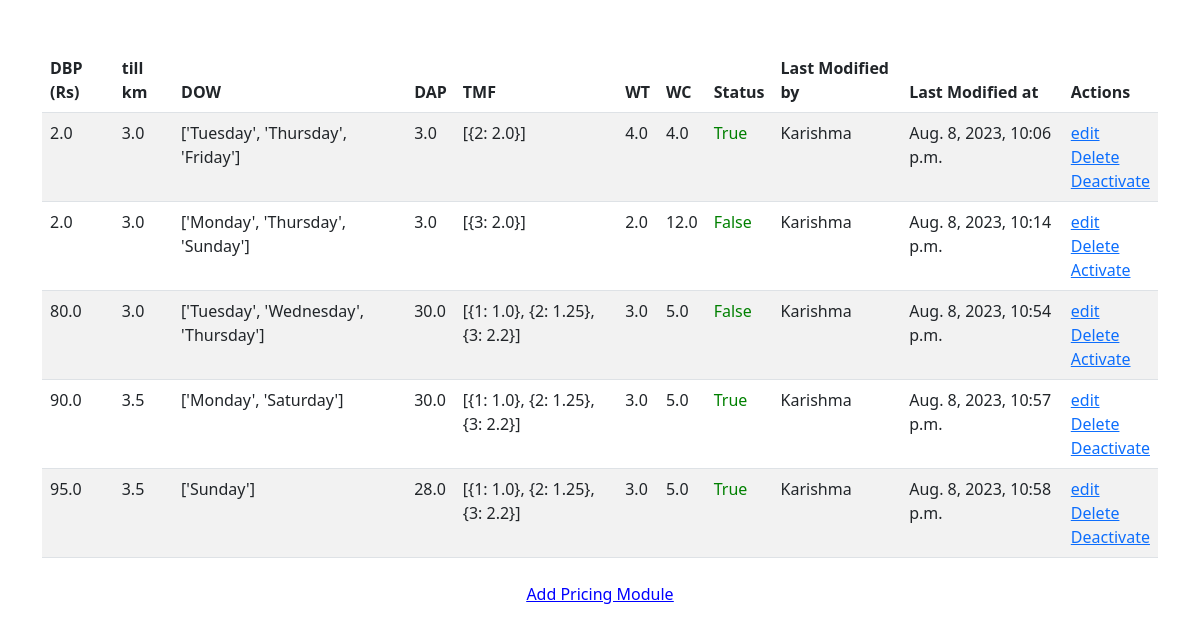
/dashboard, run on the app's committed database.
### authentication/models.py (models this page shows, shortened)
class Pricing_Module(models.Model):
    mod_id = models.AutoField(primary_key=True)
    dbp_price = models.FloatField()
    dbp_km = models.FloatField(default=True)
    dap = models.FloatField()
    waiting_charge = models.FloatField()
    waiting_time = models.FloatField()
    status = models.BooleanField()
    usermodifiedby = models.CharField(max_length=20)
    created_at = models.DateTimeField(editable=True,auto_now_add=True)

### authentication/views.py (the view)
# urls.py: path('dashboard', views.dashboard ,name="dashboard"),
def dashboard(request):
    query_results = Pricing_Module.objects.all()
    fullobj={}
    activequeue=[]
    for item in query_results:
        objdict={
            "mod_id":item.mod_id,
            "dbp_price":item.dbp_price,
            "dbp_km":item.dbp_km,
            "dap":item.dap,
            "waiting_time":item.waiting_time,
            "waiting_charge":item.waiting_charge,
            "status":item.status,
            "usermodifiedby":item.usermodifiedby,
            "timestamp":item.created_at,
            }
        if item.status == True:
            activequeue.append(item.mod_id)
        days = Week_Table.objects.filter(mod_id=item.mod_id)
        dayarray=[]
        for day in days:
            dayarray.append(day.weekday)
        objdict["weekdays"]=dayarray
        tmf = TMF.objects.filter(mod_id=item.mod_id)
        timearray =[]
        timedictionary={}
        for t in tmf:
            timedictionary={
                t.hour:t.factor,
            }
            timearray.append(timedictionary)
        objdict["TMF"] = timearray
        fullobj[f"{item.mod_id}"]=objdict
    print(activequeue)
    return render(request , 'authentication/dashboard.html',{"fullobj":fullobj})

### templates/authentication/dashboard.html (shortened to what this page needs)
<!DOCTYPE html>
<html lang="en">
<head>
    <link rel="stylesheet" href="https://cdn.jsdelivr.net/npm/bootstrap@5.3.0/dist/css/bootstrap.min.css">
</head>
<body>
    <div class="container mt-5">
        <table class="table table-striped">
            <thead>
                <tr>
                    <th>DBP (Rs)</th>
                    <th>till km</th>
                    <th>DOW</th>
                    <th>DAP</th>
                    <th>TMF</th>
                    <th>WT</th>
                    <th>WC</th>
                    <th>Status</th>
                    <th>Last Modified by</th>
                    <th>Last Modified at</th>
                    <th>Actions</th>
                </tr>
            </thead>
            <tbody>
                {% for key,inner_dict in fullobj.items  %}
                <tr>
                <td>{{inner_dict.dbp_price}}</td>
                <td>{{inner_dict.dbp_km}}</td>
                    <td>{{inner_dict.weekdays}}</td>
                    <td>{{inner_dict.dap}}</td>
                    <td>{{inner_dict.TMF}}</td>
                    <td>{{inner_dict.waiting_time}}</td>
                    <td>{{inner_dict.waiting_charge}}</td>
                    <td style="color: green;">{{inner_dict.status}}</td>
                    <td>{{inner_dict.usermodifiedby}}</td>
                    <td>{{inner_dict.timestamp}}</td>
                    <td><a href="{% url 'edit_object' inner_dict.mod_id %}">edit</a> <br>
                        <a href="{% url 'delete_object' inner_dict.mod_id %}">Delete</a> <br>
                        {% if inner_dict.status == True %}
                        <a href="{% url 'deactivate_item' inner_dict.mod_id %}">Deactivate</a>
                        {% else %}
                        <a href="{% url 'activate_item' inner_dict.mod_id %}">Activate</a>
                        {% endif %}
                        </tr>
                {% endfor %}
            </tbody>
        </table>
        <div class="text-center mt-4">
            <a href="/addform"><span class="edit-button">Add Pricing Module</span></a> <br>
        </div>
    </div>
</body>
</html>

### templates/authentication/dashboard.html (style rules this page uses)
.edit-button { cursor: pointer; color: blue; text-decoration: underline; }

### data on the page
Pricing_Module: dbp_price "2.0", dbp_km "3.0", dap "3.0", waiting_time "4.0", waiting_charge "4.0", usermodifiedby "Karishma", timestamp "Aug. 8, 2023, 10:06 p.m."
Pricing_Module: dbp_price "2.0", dbp_km "3.0", dap "3.0", waiting_time "2.0", waiting_charge "12.0", usermodifiedby "Karishma", timestamp "Aug. 8, 2023, 10:14 p.m."
Pricing_Module: dbp_price "80.0", dbp_km "3.0", dap "30.0", waiting_time "3.0", waiting_charge "5.0", usermodifiedby "Karishma", timestamp "Aug. 8, 2023, 10:54 p.m."
Pricing_Module: dbp_price "90.0", dbp_km "3.5", dap "30.0", waiting_time "3.0", waiting_charge "5.0", usermodifiedby "Karishma", timestamp "Aug. 8, 2023, 10:57 p.m."
Pricing_Module: dbp_price "95.0", dbp_km "3.5", dap "28.0", waiting_time "3.0", waiting_charge "5.0", usermodifiedby "Karishma", timestamp "Aug. 8, 2023, 10:58 p.m."

### other printed values
{{ inner_dict.weekdays }} "['Tuesday', 'Thursday', 'Friday']" "['Monday', 'Thursday', 'Sunday']" "['Tuesday', 'Wednesday', 'Thursday']" "['Monday', 'Saturday']" "['Sunday']"
{{ inner_dict.TMF }} "[{2: 2.0}]" "[{3: 2.0}]" "[{1: 1.0}, {2: 1.25}, {3: 2.2}]" "[{1: 1.0}, {2: 1.25}, {3: 2.2}]" "[{1: 1.0}, {2: 1.25}, {3: 2.2}]"
{{ inner_dict.status }} "True" "False" "False" "True" "True"
